Frame 1 (no input): blank canvas, image omitted
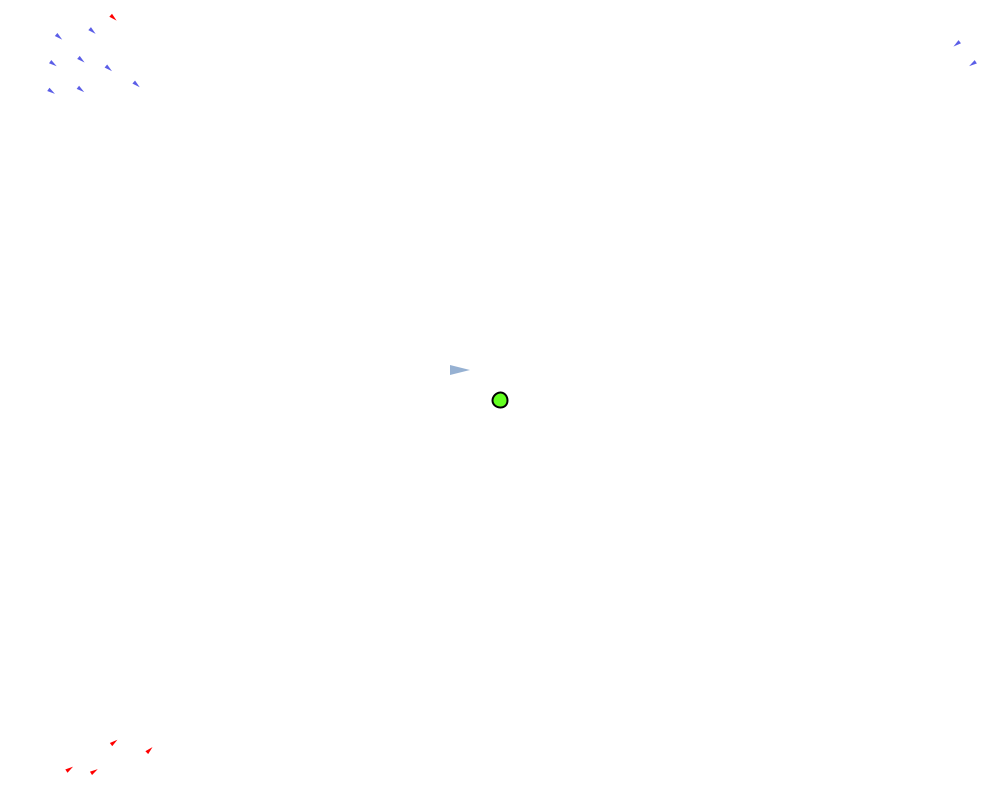
Frame 60 (the mouse pressed at the canvas centre just before this capture)
Frame 120 (the mouse held since frame 60 and released just before this capture): blank canvas, image omitted

The Processing sketch that drew this single still picture (run headless with seeded random() and noise(); from frame 60 on, the mouse is pressed at the canvas centre):

// Processing sketch: GilgameshCluster
// ── GilgameshCluster.pde
// Bachelor Thesis
// Mehdi Hmidi
// https://mehdihmidi523.github.io

//  UAV "arrive"

UAV v;
UAV x;
ArrayList<UAV> cluster_1 = new ArrayList<UAV>();
ArrayList<UAV> cluster_2 = new ArrayList<UAV>();
ArrayList<UAV> avoid = new ArrayList<UAV>();

void setup() {
  size(1000, 800);
  for (int i = 0; i < 5; i++) 
    cluster_1.add(new UAV(2+random(0,75),height+random(0,75)));
  for (int i = 0; i < 10; i++) 
    cluster_2.add(new UAV(2+random(0,75),2+random(0,75)));
    x = new UAV(width/2 -40,height/2 -30);
    x.r = 5;
    avoid.add(x);
}

void draw() {
  background(255);
  // Draw an ellipse at the mouse position 
  PVector mouse = new PVector(width/2, height/2);
  fill(99,255,32);
  stroke(0);
  strokeWeight(2);
  ellipse(mouse.x, mouse.y, 15, 15);  
  PVector objective2 = new PVector(350, 0);
 // Call the appropriate steering behaviors for our agents
 for (int i = 0; i < cluster_1.size(); i++) {
    cluster_1.get(i).flock(cluster_1);
    cluster_1.get(i).flock(cluster_2);
    cluster_1.get(i).flock(avoid);
    cluster_1.get(i).arrive(mouse);
    cluster_1.get(i).update();
    cluster_1.get(i).render();
    cluster_1.get(i).repel(avoid.get(0).position,10,10,10);
 }
 for (int i = 0; i < cluster_2.size(); i++) {
    cluster_2.get(i).col= color(91,94,231);
    cluster_2.get(i).flock(cluster_2);
    cluster_2.get(i).flock(cluster_1);
    cluster_2.get(i).flock(avoid);
    cluster_2.get(i).arrive(mouse);
    cluster_2.get(i).update();
    cluster_2.get(i).render();
    cluster_2.get(i).repel(avoid.get(0).position,10,10,10);
 }
 
 for (int i = 0; i < avoid.size(); i++) {
    avoid.get(i).col= color(150,177,210);
    avoid.get(i).flock(avoid);
    //avoid.get(i).arrive(objective2);
    avoid.get(i).update();
    avoid.get(i).render();
 }
}

// ── UAV.pde
// Bachelor Thesis
// Mehdi Hmidi
// https://mehdihmidi523.github.io

// The "UAV" class

class UAV {
  PVector position;
  PVector velocity;
  PVector acceleration;
  float r;
  float maxforce;
  float maxspeed;    
  color col;
  UAV(float x, float y) {
    acceleration = new PVector(0,0);
    velocity = new PVector(0,0);
    position = new PVector(x,y);
    r = 2.0; //size of arrow
    maxspeed = 2;
    maxforce = 0.03;
    col = color(255, 0, 0);
  }

  void update() {
    velocity.add(acceleration);
    velocity.limit(maxspeed);
    position.add(velocity);
    acceleration.mult(0);
   }
  void applyForce(PVector force) {acceleration.add(force);}
  void arrive(PVector target) {
    PVector desired = PVector.sub(target,position);  // Desired vector points to the target
    float d = desired.mag();
    // Scale with arbitrary damping within 100 pixels
    if (d < 100) {
      float m = map(d,0,100,0,maxspeed);
      desired.setMag(m);
    } else
      desired.setMag(maxspeed);
    // STEER = DESIRED - VELOCITY  
    PVector steer = PVector.sub(desired,velocity);
    steer.limit(maxforce);
    applyForce(steer);
    borders();
  }
  void render() { 
    float theta = velocity.heading() + radians(90);
    noStroke();
    fill(col);
    pushMatrix();
    translate(position.x, position.y);
    rotate(theta);
    beginShape();
    vertex(0, -r*2);
    vertex(-r, r*2);
    vertex(r, r*2);
    endShape(CLOSE);
    popMatrix();
  }

  /**
   * Repels an object away from a target.
   * @param target  target to repel away from
   * @param threshold  if target is within this threshold then repel away from it
   * @param repelValue value specifying repulsion, this is the magnitude.
   * @param maxRepel   maximum repulsion value
   */
  public void repel(PVector target, float threshold, float repelValue, float maxRepel) {
    float distanceT = target.dist(position);
    if (distanceT > 0 && distanceT < threshold) {
      PVector desired = PVector.sub(target, position);
      desired.normalize();
      desired.mult(repelValue);
      PVector steerTarget = PVector.sub(desired, velocity);
      steerTarget.limit(maxRepel);
      steerTarget.mult(-1);
      velocity.add(steerTarget);
    }
  }
  
  // We accumulate a new acceleration each time based on three rules
  void flock(ArrayList<UAV> drones) {
    PVector sep = separate(drones);   // Separation
    PVector ali = align(drones);      // Alignment
    PVector coh = cohesion(drones);   // Cohesion
    // Arbitrarily weight these forces
    sep.mult(3);
    ali.mult(1.0);
    coh.mult(1.0);
    // Add the force vectors to acceleration
    applyForce(sep);
    applyForce(ali);
    applyForce(coh);
  }
  
  // Separation
  PVector separate (ArrayList<UAV> drones) {
    float desiredseparation = 25.0f;
    PVector steer = new PVector(0, 0, 0);
    int count = 0;
    for (UAV other : drones) {
      float d = PVector.dist(position, other.position);
      if ((d > 0) && (d < desiredseparation)) {
        PVector diff = PVector.sub(position, other.position);
        diff.normalize();
        diff.div(d);
        steer.add(diff);
        count++;
      }
    }
    if (count > 0) steer.div((float)count);
    //Steering = Desired - Velocity
    if (steer.mag() > 0) {
      steer.normalize();
      steer.mult(maxspeed);
      steer.sub(velocity);
      steer.limit(maxforce);
    }
    return steer;
  }
  
  // Alignment
  PVector align (ArrayList<UAV> drones) {
    float neighbordist = 70;
    PVector sum = new PVector(0, 0);
    int count = 0;
    for (UAV other : drones) {
      float d = PVector.dist(position, other.position);
      if ((d > 0) && (d < neighbordist)) {
        sum.add(other.velocity);
        count++;
      }
    }
    if (count > 0) {
      sum.div((float)count);
      sum.normalize();
      sum.mult(maxspeed);
      PVector steer = PVector.sub(sum, velocity);
      steer.limit(maxforce);
      return steer;
    }
    else
      return new PVector(0, 0);
  }

  // Cohesion
  // For the average position (i.e. center) of all nearby drones, calculate steering vector towards that position
  PVector cohesion (ArrayList<UAV> drones) {
    float neighbordist = 50;
    PVector sum = new PVector(0, 0);   // Start with empty vector to accumulate all positions
    int count = 0;
    for (UAV other : drones) {
      float d = PVector.dist(position, other.position);
      if ((d > 0) && (d < neighbordist)) {
        sum.add(other.position); // Add position
        count++;
      }
    }
    if (count > 0) {
      sum.div(count);
      return seek(sum);  // Steer towards the position
    }
    else 
      return new PVector(0, 0);
  }
  
  PVector seek(PVector target) {
    PVector desired = PVector.sub(target, position);  // A vector pointing from the position to the target
    desired.normalize();
    desired.mult(maxspeed);
    // Steering = Desired minus Velocity
    PVector steer = PVector.sub(desired, velocity);
    steer.limit(maxforce);
    return steer;
  }
  
  // Wraparound
  void borders() {
    if (position.x < -r) position.x = width+r;
    if (position.y < -r) position.y = height+r;
    if (position.x > width+r) position.x = -r;
    if (position.y > height+r) position.y = -r;
  }
}
